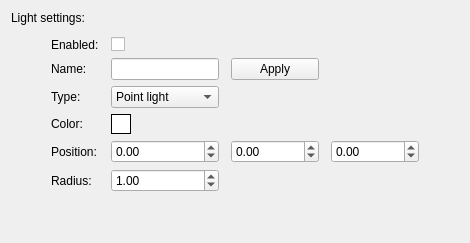
            <widget class="QWidget" name="lightTab">
             <attribute name="title">
              <string>Tab 1</string>
             </attribute>
             <layout class="QVBoxLayout" name="verticalLayout_4">
              <property name="spacing">
               <number>12</number>
              </property>
              <item>
               <widget class="QLabel" name="label_26">
                <property name="text">
                 <string>Light settings:</string>
                </property>
               </widget>
              </item>
              <item>
               <layout class="QGridLayout" name="gridLayout_2">
                <property name="horizontalSpacing">
                 <number>12</number>
                </property>
                <property name="verticalSpacing">
                 <number>6</number>
                </property>
                <item row="1" column="2">
                 <widget class="QLineEdit" name="lnLightName">
                  <property name="sizePolicy">
                   <sizepolicy hsizetype="Expanding" vsizetype="Fixed">
                    <horstretch>0</horstretch>
                    <verstretch>0</verstretch>
                   </sizepolicy>
                  </property>
                 </widget>
                </item>
                <item row="5" column="4">
                 <widget class="QDoubleSpinBox" name="sbLightZPos">
                  <property name="sizePolicy">
                   <sizepolicy hsizetype="Expanding" vsizetype="Fixed">
                    <horstretch>0</horstretch>
                    <verstretch>0</verstretch>
                   </sizepolicy>
                  </property>
                  <property name="minimum">
                   <double>-99999999.000000000000000</double>
                  </property>
                  <property name="maximum">
                   <double>99999999.000000000000000</double>
                  </property>
                 </widget>
                </item>
                <item row="1" column="3">
                 <widget class="QPushButton" name="btnLightNameSet">
                  <property name="sizePolicy">
                   <sizepolicy hsizetype="Expanding" vsizetype="Fixed">
                    <horstretch>0</horstretch>
                    <verstretch>0</verstretch>
                   </sizepolicy>
                  </property>
                  <property name="text">
                   <string>Apply</string>
                  </property>
                 </widget>
                </item>
                <item row="6" column="2">
                 <widget class="QDoubleSpinBox" name="sbLightRadius">
                  <property name="sizePolicy">
                   <sizepolicy hsizetype="Expanding" vsizetype="Fixed">
                    <horstretch>0</horstretch>
                    <verstretch>0</verstretch>
                   </sizepolicy>
                  </property>
                  <property name="maximum">
                   <double>99999999.000000000000000</double>
                  </property>
                  <property name="value">
                   <double>1.000000000000000</double>
                  </property>
                 </widget>
                </item>
                <item row="5" column="1">
                 <widget class="QLabel" name="label_14">
                  <property name="sizePolicy">
                   <sizepolicy hsizetype="Maximum" vsizetype="Preferred">
                    <horstretch>0</horstretch>
                    <verstretch>0</verstretch>
                   </sizepolicy>
                  </property>
                  <property name="text">
                   <string>Position:</string>
                  </property>
                 </widget>
                </item>
                <item row="0" column="1">
                 <widget class="QLabel" name="label_69">
                  <property name="sizePolicy">
                   <sizepolicy hsizetype="Maximum" vsizetype="Preferred">
                    <horstretch>0</horstretch>
                    <verstretch>0</verstretch>
                   </sizepolicy>
                  </property>
                  <property name="text">
                   <string>Enabled:</string>
                  </property>
                 </widget>
                </item>
                <item row="5" column="2">
                 <widget class="QDoubleSpinBox" name="sbLightXPos">
                  <property name="sizePolicy">
                   <sizepolicy hsizetype="Expanding" vsizetype="Fixed">
                    <horstretch>0</horstretch>
                    <verstretch>0</verstretch>
                   </sizepolicy>
                  </property>
                  <property name="minimum">
                   <double>-99999999.000000000000000</double>
                  </property>
                  <property name="maximum">
                   <double>99999999.000000000000000</double>
                  </property>
                 </widget>
                </item>
                <item row="0" column="2">
                 <widget class="QCheckBox" name="chkLightEnabled">
                  <property name="sizePolicy">
                   <sizepolicy hsizetype="Expanding" vsizetype="Fixed">
                    <horstretch>0</horstretch>
                    <verstretch>0</verstretch>
                   </sizepolicy>
                  </property>
                  <property name="text">
                   <string/>
                  </property>
                 </widget>
                </item>
                <item row="5" column="3">
                 <widget class="QDoubleSpinBox" name="sbLightYPos">
                  <property name="sizePolicy">
                   <sizepolicy hsizetype="Expanding" vsizetype="Fixed">
                    <horstretch>0</horstretch>
                    <verstretch>0</verstretch>
                   </sizepolicy>
                  </property>
                  <property name="minimum">
                   <double>-99999999.000000000000000</double>
                  </property>
                  <property name="maximum">
                   <double>99999999.000000000000000</double>
                  </property>
                 </widget>
                </item>
                <item row="4" column="1">
                 <widget class="QLabel" name="label_15">
                  <property name="sizePolicy">
                   <sizepolicy hsizetype="Maximum" vsizetype="Preferred">
                    <horstretch>0</horstretch>
                    <verstretch>0</verstretch>
                   </sizepolicy>
                  </property>
                  <property name="text">
                   <string>Color:</string>
                  </property>
                 </widget>
                </item>
                <item row="1" column="1">
                 <widget class="QLabel" name="label_8">
                  <property name="sizePolicy">
                   <sizepolicy hsizetype="Maximum" vsizetype="Preferred">
                    <horstretch>0</horstretch>
                    <verstretch>0</verstretch>
                   </sizepolicy>
                  </property>
                  <property name="text">
                   <string>Name:</string>
                  </property>
                 </widget>
                </item>
                <item row="3" column="2">
                 <widget class="QComboBox" name="cbLightType">
                  <property name="sizePolicy">
                   <sizepolicy hsizetype="Expanding" vsizetype="Fixed">
                    <horstretch>0</horstretch>
                    <verstretch>0</verstretch>
                   </sizepolicy>
                  </property>
                  <item>
                   <property name="text">
                    <string>Point light</string>
                   </property>
                  </item>
                  <item>
                   <property name="text">
                    <string>Sphere light</string>
                   </property>
                  </item>
                 </widget>
                </item>
                <item row="3" column="1">
                 <widget class="QLabel" name="label_16">
                  <property name="sizePolicy">
                   <sizepolicy hsizetype="Maximum" vsizetype="Preferred">
                    <horstretch>0</horstretch>
                    <verstretch>0</verstretch>
                   </sizepolicy>
                  </property>
                  <property name="text">
                   <string>Type:</string>
                  </property>
                 </widget>
                </item>
                <item row="6" column="1">
                 <widget class="QLabel" name="lbRadius">
                  <property name="sizePolicy">
                   <sizepolicy hsizetype="Maximum" vsizetype="Preferred">
                    <horstretch>0</horstretch>
                    <verstretch>0</verstretch>
                   </sizepolicy>
                  </property>
                  <property name="text">
                   <string>Radius:</string>
                  </property>
                 </widget>
                </item>
                <item row="4" column="2">
                 <widget class="QPushButton" name="btnLightColor">
                  <property name="sizePolicy">
                   <sizepolicy hsizetype="Expanding" vsizetype="Fixed">
                    <horstretch>0</horstretch>
                    <verstretch>0</verstretch>
                   </sizepolicy>
                  </property>
                  <property name="minimumSize">
                   <size>
                    <width>20</width>
                    <height>20</height>
                   </size>
                  </property>
                  <property name="maximumSize">
                   <size>
                    <width>20</width>
                    <height>20</height>
                   </size>
                  </property>
                  <property name="styleSheet">
                   <string notr="true">border: 1px solid black; 
background-color: #FFFFFF</string>
                  </property>
                  <property name="text">
                   <string/>
                  </property>
                 </widget>
                </item>
                <item row="5" column="0">
                 <spacer name="horizontalSpacer_2">
                  <property name="orientation">
                   <enum>Qt::Horizontal</enum>
                  </property>
                  <property name="sizeHint" stdset="0">
                   <size>
                    <width>40</width>
                    <height>20</height>
                   </size>
                  </property>
                 </spacer>
                </item>
                <item row="5" column="5">
                 <spacer name="horizontalSpacer_3">
                  <property name="orientation">
                   <enum>Qt::Horizontal</enum>
                  </property>
                  <property name="sizeHint" stdset="0">
                   <size>
                    <width>40</width>
                    <height>20</height>
                   </size>
                  </property>
                 </spacer>
                </item>
               </layout>
              </item>
              <item>
               <spacer name="verticalSpacer">
                <property name="orientation">
                 <enum>Qt::Vertical</enum>
                </property>
                <property name="sizeHint" stdset="0">
                 <size>
                  <width>20</width>
                  <height>40</height>
                 </size>
                </property>
               </spacer>
              </item>
             </layout>
            </widget>
